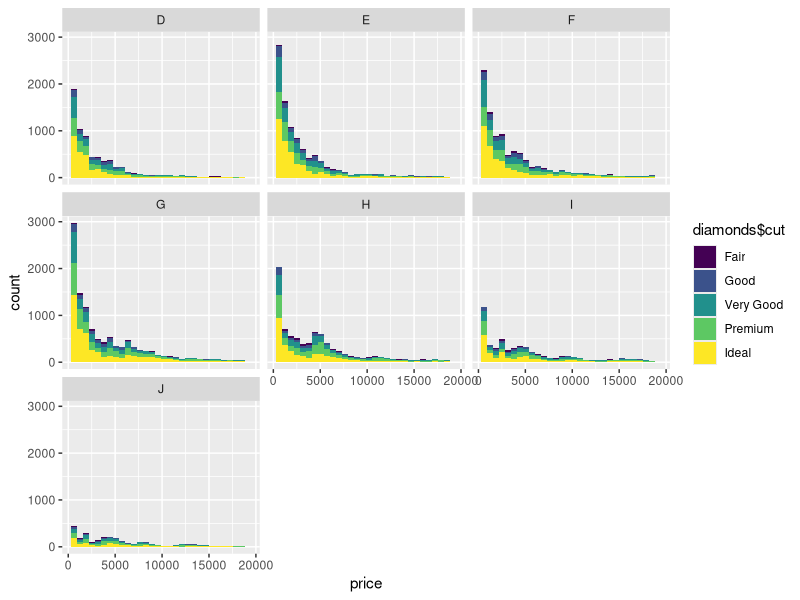
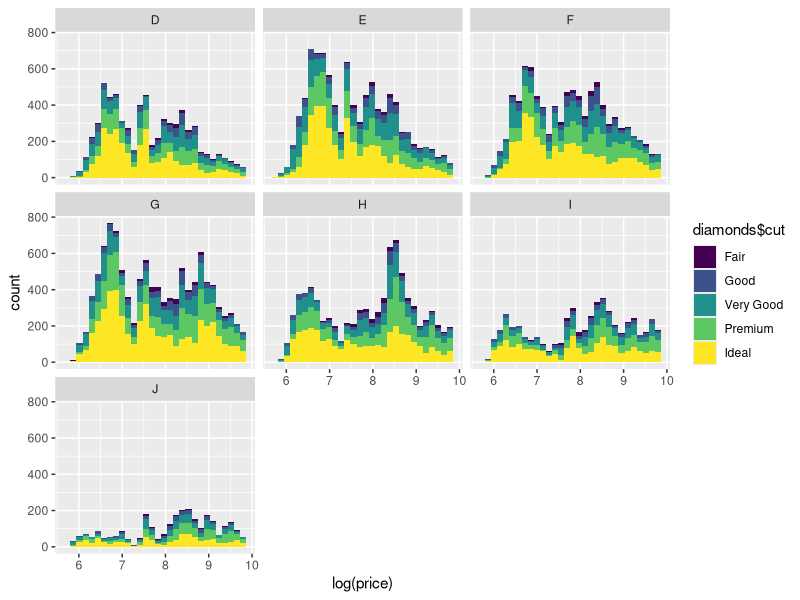
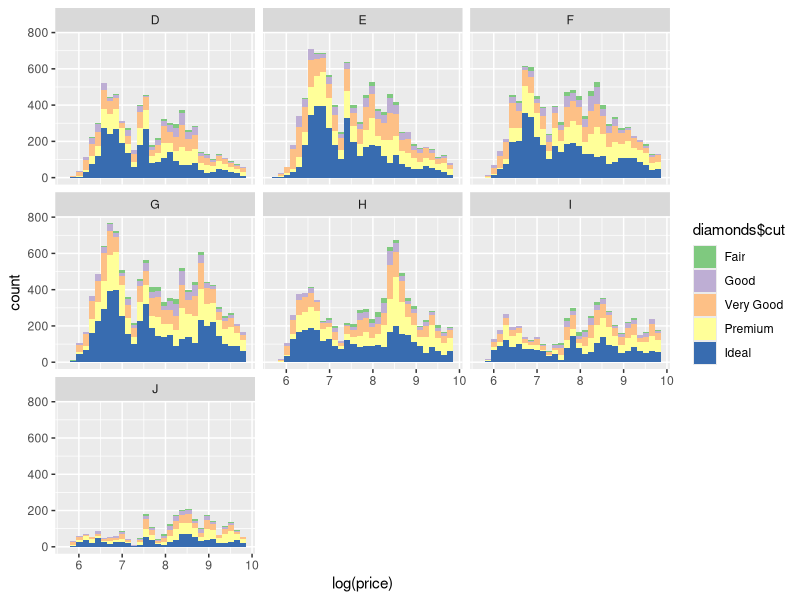
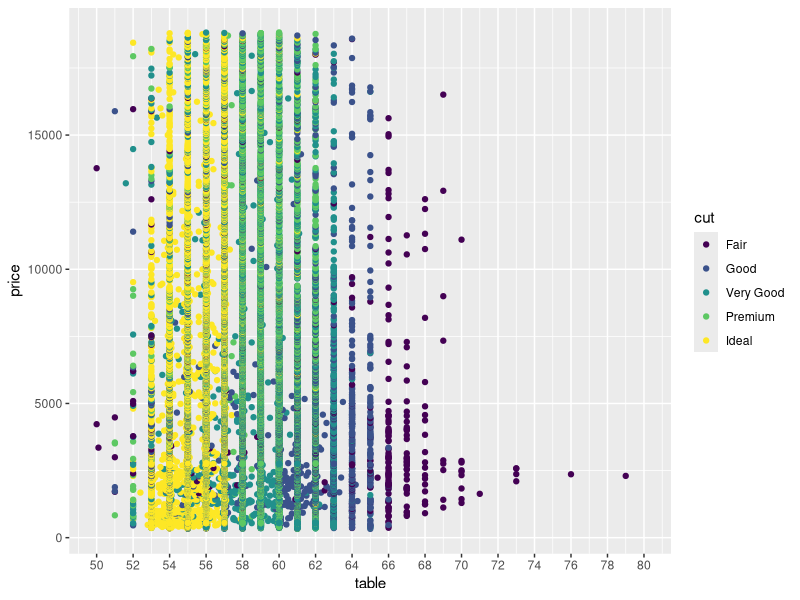
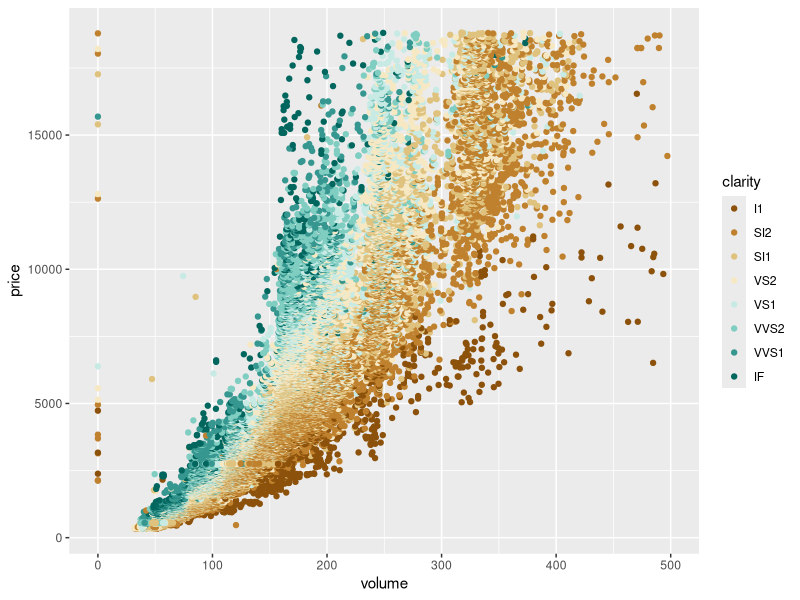

The R source for these figures, in order:
## ---- chunk 1
library(ggplot2)
data("diamonds")
names(diamonds)
## ---- chunk 2
ggplot(aes(x=price), data=diamonds)+
  facet_wrap(~color)+
  geom_histogram(aes(fill = diamonds$cut))
## ---- chunk 3
ggplot(aes(x=log(price)), data=diamonds)+
  facet_wrap(~color)+
  geom_histogram(aes(fill = diamonds$cut))
## ---- chunk 4
ggplot(aes(x=log(price)), data=diamonds)+
  facet_wrap(~color)+
  geom_histogram(aes(fill = diamonds$cut))+
  scale_fill_brewer(type = 'qual')
## ---- chunk 5
ggplot(aes(x=table, y=price), data=diamonds)+
  geom_point(aes(color = cut))+
  scale_x_continuous(breaks=seq(50,80,2), limits=c(50,80))
  scale_color_brewer(type = 'qual')
## ---- chunk 6

by(diamonds$table,diamonds$cut,summary)
## ---- chunk 7
diamonds$volume=NA
diamonds=transform(diamonds, volume=x*y*z)
names(diamonds)
## ---- chunk 8
ggplot(aes(x=volume, y=price), data =diamonds)+geom_point(aes(color=clarity))+
  scale_color_brewer(type = 'div')+scale_x_continuous(limits=c(0,500), breaks=seq(0,500,100))
